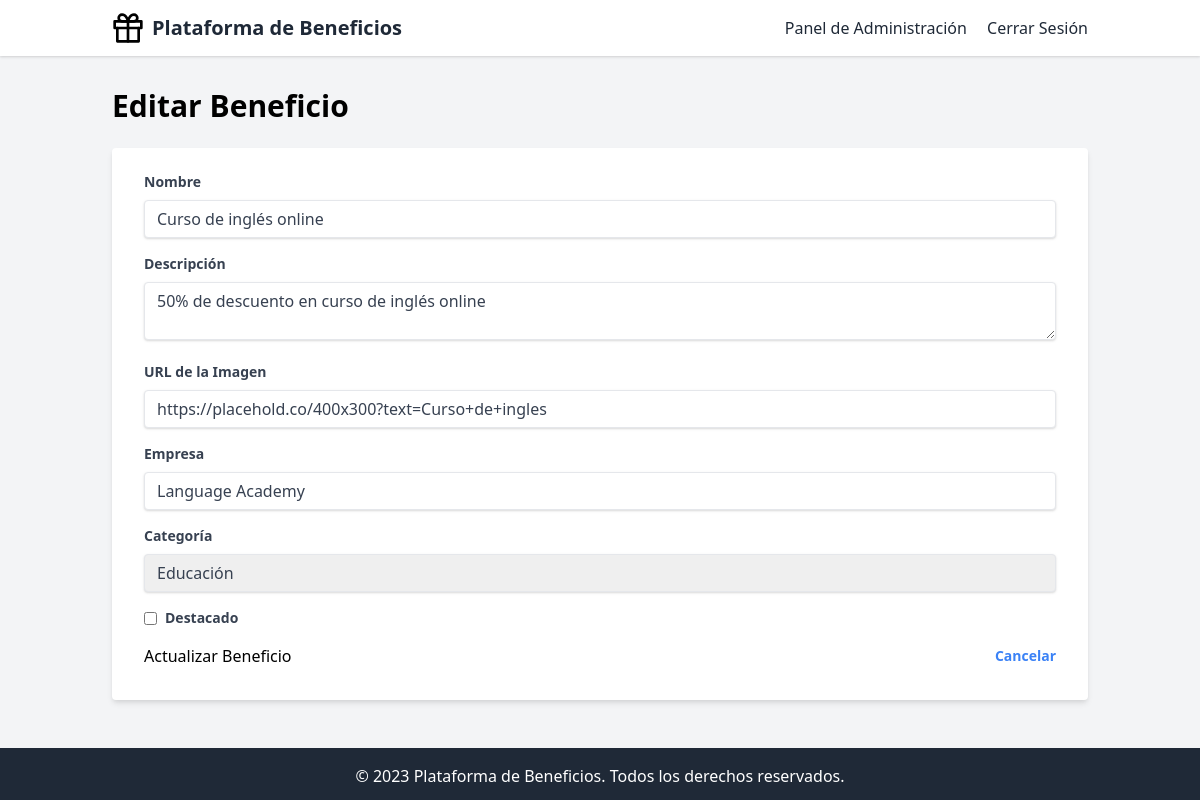
Screenshot of /admin/benefit/1/edit (signed in) with the database file from the repository.
### app/models.py (models this page shows)
class Benefit(db.Model):
    id = db.Column(db.Integer, primary_key=True)
    name = db.Column(db.String(128), index=True)
    description = db.Column(db.Text)
    image_url = db.Column(db.String(256))
    company = db.Column(db.String(128))
    category_id = db.Column(db.Integer, db.ForeignKey('category.id'))
    redemptions = db.relationship('Redemption', backref='benefit', lazy='dynamic')
    featured = db.Column(db.Boolean, default=False)

class Category(db.Model):
    id = db.Column(db.Integer, primary_key=True)
    name = db.Column(db.String(64), index=True, unique=True)
    image_url = db.Column(db.String(256))
    benefits = db.relationship('Benefit', backref='category', lazy='dynamic')

### app/admin/routes.py (the view, shortened to what this page needs)
@bp.route('/benefit/<int:id>/edit', methods=['GET', 'POST'])
@login_required
def edit_benefit(id):
    benefit = Benefit.query.get_or_404(id)
    categories = Category.query.all()
    return render_template('admin/benefit_form.html', benefit=benefit, categories=categories)

### app/models.py (called while the page is built)
@login_manager.user_loader
def load_user(id):
    return User.query.get(int(id))

### templates/admin/benefit_form.html
{% extends "base.html" %}
{% block content %}
<h1 class="text-3xl font-bold mb-6">{% if benefit %}Editar Beneficio{% else %}Agregar Nuevo Beneficio{% endif %}</h1>
<form method="POST" class="bg-white shadow-md rounded px-8 pt-6 pb-8 mb-4">
    <div class="mb-4">
        <label class="block text-gray-700 text-sm font-bold mb-2" for="name">
            Nombre
        </label>
        <input class="shadow appearance-none border rounded w-full py-2 px-3 text-gray-700 leading-tight focus:outline-none focus:shadow-outline" id="name" name="name" type="text" placeholder="Nombre del beneficio" value="{{ benefit.name if benefit else '' }}" required>
    </div>
    <div class="mb-4">
        <label class="block text-gray-700 text-sm font-bold mb-2" for="description">
            Descripción
        </label>
        <textarea class="shadow appearance-none border rounded w-full py-2 px-3 text-gray-700 leading-tight focus:outline-none focus:shadow-outline" id="description" name="description" placeholder="Descripción del beneficio" required>{{ benefit.description if benefit else '' }}</textarea>
    </div>
    <div class="mb-4">
        <label class="block text-gray-700 text-sm font-bold mb-2" for="image_url">
            URL de la Imagen
        </label>
        <input class="shadow appearance-none border rounded w-full py-2 px-3 text-gray-700 leading-tight focus:outline-none focus:shadow-outline" id="image_url" name="image_url" type="url" placeholder="https://ejemplo.com/imagen.jpg" value="{{ benefit.image_url if benefit else '' }}" required>
    </div>
    <div class="mb-4">
        <label class="block text-gray-700 text-sm font-bold mb-2" for="company">
            Empresa
        </label>
        <input class="shadow appearance-none border rounded w-full py-2 px-3 text-gray-700 leading-tight focus:outline-none focus:shadow-outline" id="company" name="company" type="text" placeholder="Nombre de la empresa" value="{{ benefit.company if benefit else '' }}" required>
    </div>
    <div class="mb-4">
        <label class="block text-gray-700 text-sm font-bold mb-2" for="category_id">
            Categoría
        </label>
        <select class="shadow appearance-none border rounded w-full py-2 px-3 text-gray-700 leading-tight focus:outline-none focus:shadow-outline" id="category_id" name="category_id" required>
            {% for category in categories %}
                <option value="{{ category.id }}" {% if benefit and benefit.category_id == category.id %}selected{% endif %}>{{ category.name }}</option>
            {% endfor %}
        </select>
    </div>
    <div class="mb-4">
        <label class="flex items-center">
            <input type="checkbox" class="form-checkbox" name="featured" {% if benefit and benefit.featured %}checked{% endif %}>
            <span class="ml-2 text-gray-700 text-sm font-bold">Destacado</span>
        </label>
    </div>
    <div class="flex items-center justify-between">
        <button class="btn-primary" type="submit">
            {% if benefit %}Actualizar{% else %}Agregar{% endif %} Beneficio
        </button>
        <a href="{{ url_for('admin.dashboard') }}" class="inline-block align-baseline font-bold text-sm text-blue-500 hover:text-blue-800">
            Cancelar
        </a>
    </div>
</form>
{% endblock %}

### rows the page displays
Benefit: name "Curso de inglés online", description "50% de descuento en curso de inglés online", image_url "https://placehold.co/400x300?text=Curso+de+ingles", company "Language Academy", category_id "Educación"
